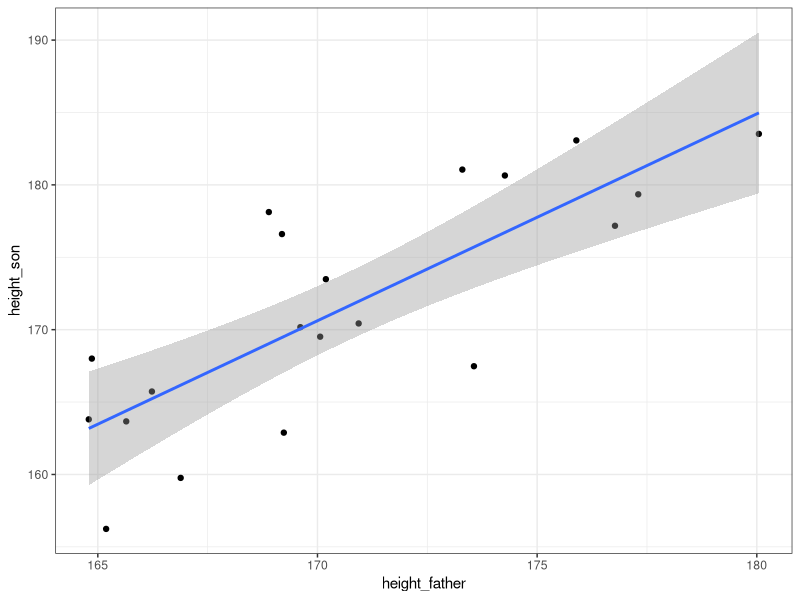
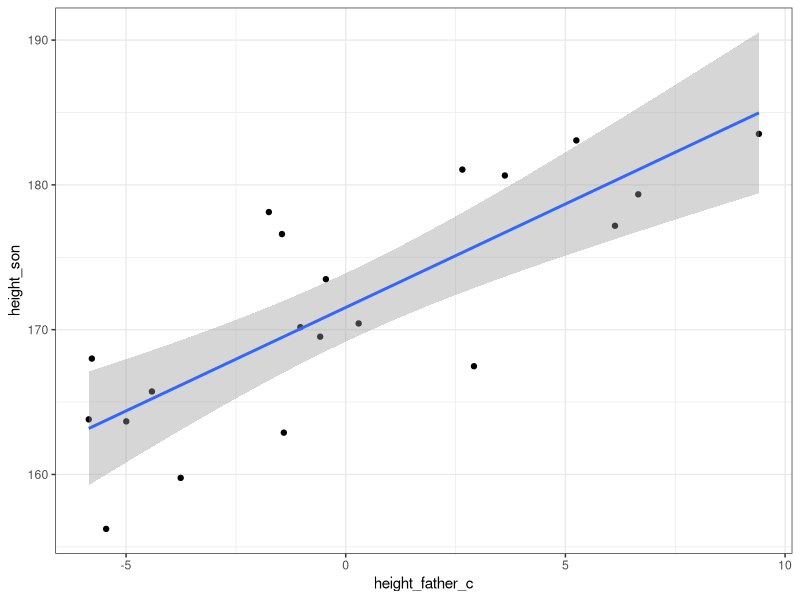
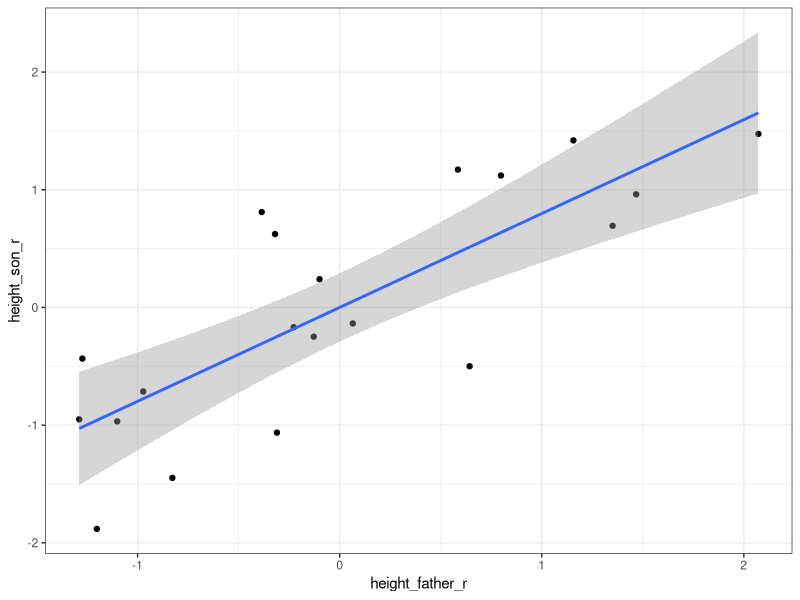
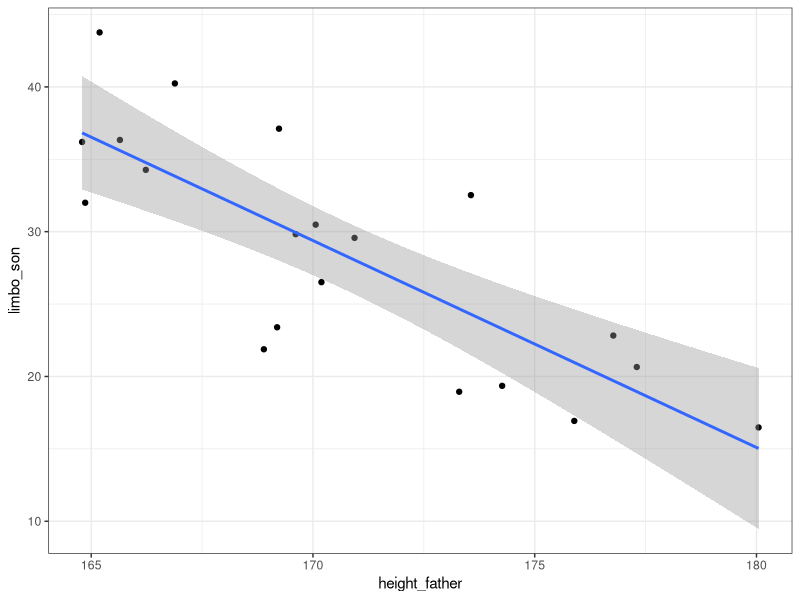
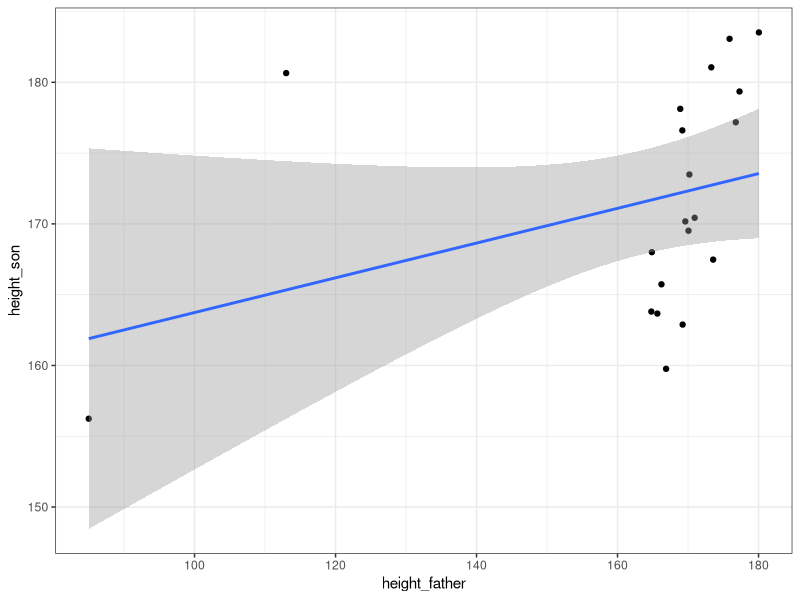

The R script that drew these images, in order:
# plot
# predict
# CI / error / t / p

# -- head -- #

setwd('~/Work/Adjunktus/HaladóRÓra/haladorrepo/')

library(tidyverse)
library(broom)

# -- functions -- #

plotLM = function(dat,x,y){
  dat %>% 
    ggplot(aes({{x}},{{y}})) +
    geom_point() +
    geom_smooth(method = 'lm') +
    theme_bw()
}

# -- read -- #

d1 = read_tsv('dat/l2d1.tsv')
d2 = read_tsv('dat/l2d2.tsv')
d3 = read_tsv('dat/l2d3.tsv')
d4 = read_tsv('dat/l2d4.tsv')
d5 = read_tsv('dat/l2d5.tsv')

# -- main -- #

# d1: heights, not centered
plotLM(d1,height_father,height_son)
with(d1, cor(height_father,height_son))
lm1 = lm(height_son ~ height_father, data = d1)
lm1
summary(lm1)
tidy(lm1, conf.int = T)
# intercept: a nulla centis apa gyermeke

# d2: heights, f centered
plotLM(d2,height_father_c,height_son)
with(d2, cor(height_father_c,height_son))
lm2 = lm(height_son ~ height_father_c, data = d2)
lm2
tidy(lm2, conf.int = T)

# d3: heights, f scaled
plotLM(d3,height_father_r,height_son_r)
with(d3, cor(height_father_r,height_son_r))
lm3 = lm(height_son_r ~ height_father_r, data = d3)
lm3
tidy(lm3, conf.int = T)

# d4: limbo!
plotLM(d4,height_father,limbo_son)
with(d4, cor(height_father,limbo_son))
lm4 = lm(limbo_son ~ height_father, data = d4)
summary(lm4)
tidy(lm4, conf.int = T)

# d5: outliers
plotLM(d5,height_father,height_son)
with(d5, cor(height_father,height_son))
lm5 = lm(height_son ~ height_father, data = d5)
tidy(lm5, conf.int = T)

# and now we predict
str(d1)
predict(lm1)
predict(lm1, tibble(height_father = 195))


predict(lm2)
predict(lm2, tibble(height_father_c = 195))

# sampling
# confint!
# Confidence intervals tell you about how well you have determined the mean. Assume that the data really are randomly sampled from a Gaussian distribution. If you do this many times, and calculate a confidence interval of the mean from each sample, you'd expect about 95 % of those intervals to include the true value of the population mean. The key point is that the confidence interval tells you about the likely location of the true population parameter.
# 
# Prediction intervals tell you where you can expect to see the next data point sampled. Assume that the data really are randomly sampled from a Gaussian distribution. Collect a sample of data and calculate a prediction interval. Then sample one more value from the population. If you do this many times, you'd expect that next value to lie within that prediction interval in 95% of the samples.The key point is that the prediction interval tells you about the distribution of values, not the uncertainty in determining the population mean. 
# r2
# model sum of squares, or SSM /  total sum of squares, or SST
summary(lm1)
confint(lm1)
predict(lm1, tibble(height_father = 195), interval='confidence')
predict(lm2, tibble(height_father_c = 195), interval='confidence')
